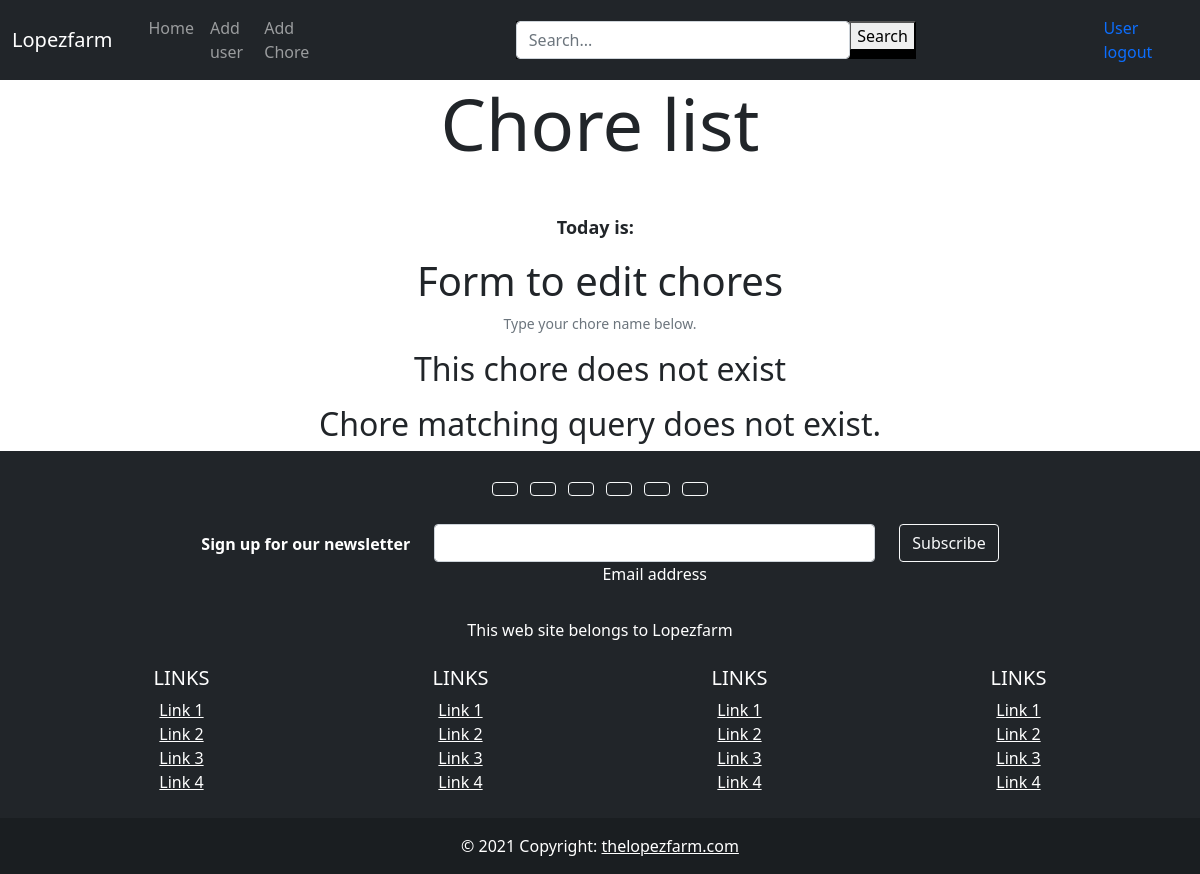
/editChore/52/ (signed in), run on an earlier commit of the app's database.
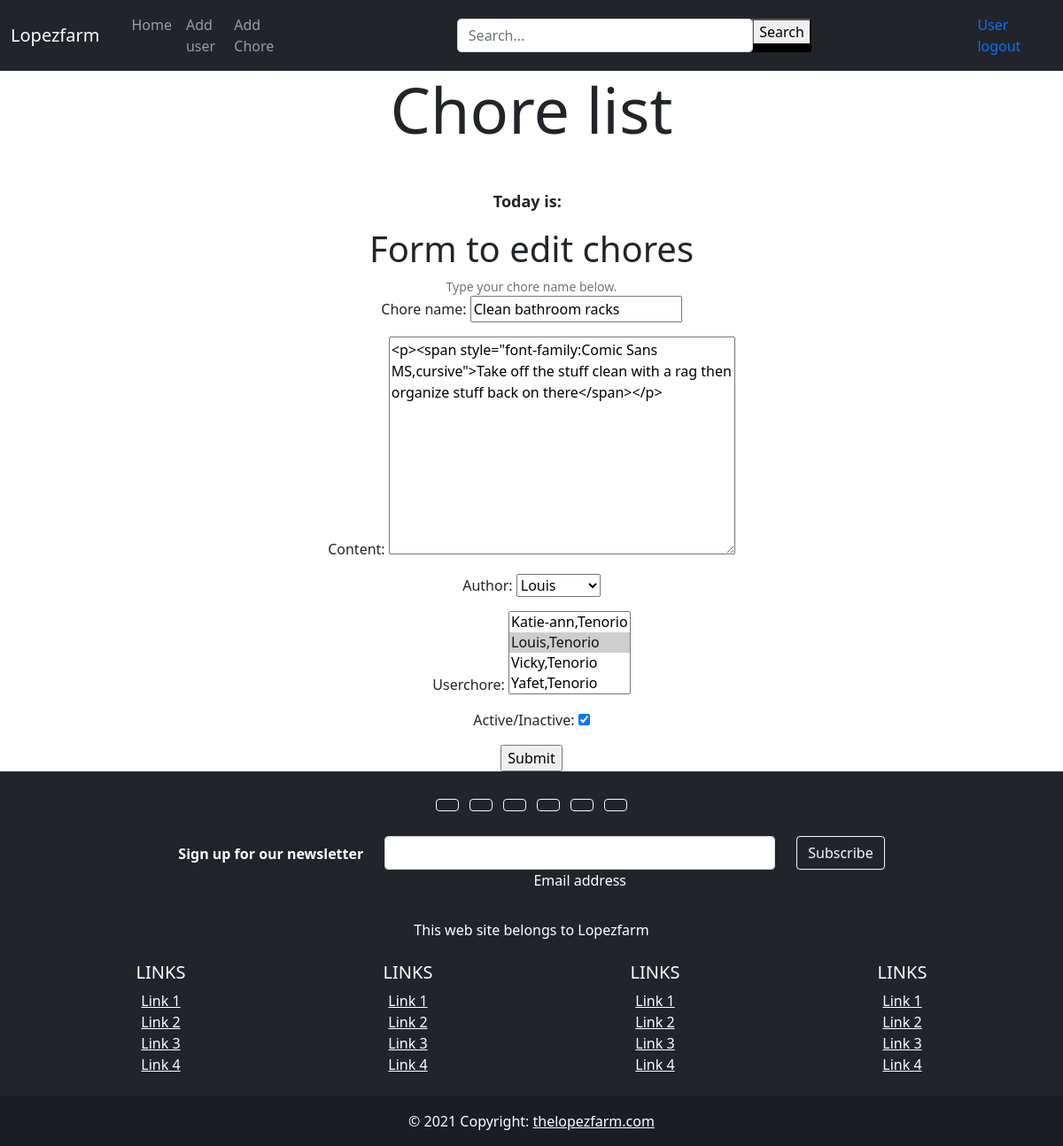
And on a later commit of the database.
### app/models.py (models this page shows, shortened)
class Chore(models.Model):
    id=models.AutoField(primary_key=True)
    name=models.CharField('Chore name', max_length=100, null=False, blank=False)
    content=RichTextField('Content', blank=True, null=True)
    imagen=models.ImageField(upload_to="app", null=False, blank=False)
    author=models.ForeignKey(User, on_delete=models.CASCADE)
    userchore=models.ManyToManyField(UserChore)
    created=models.DateTimeField('Created date', auto_now=False, auto_now_add=True)
    updated=models.DateTimeField('Updated date', auto_now=False, auto_now_add=True)
    state=models.BooleanField('Active/Inactive', default=True)
    start_task=models.DateTimeField(auto_now_add=False, auto_now=False, blank=True, null=True)
    class Meta:
        verbose_name='chore'
        verbose_name_plural='chores'
        ordering=['name']

class UserChore(models.Model):
    id=models.AutoField(primary_key=True)
    name=models.CharField('Username', max_length=50, null=False, blank=False)
    lastName=models.CharField(max_length=50, null=False, blank=False)
    email=models.EmailField('Email', blank=False, null=False)
    state=models.BooleanField('User', default=True)
    fecha_creacion=models.DateField('Fechad de Creacion', auto_now=False, auto_now_add=True)
    gener=models.CharField(max_length=10)
    class Meta:
        verbose_name='UserChore'
        verbose_name_plural='UserChores'
        ordering=['name']
    def __str__(self):
        return "{0},{1}".format(self.name, self.lastName)

### app/views.py (the view)
# urls.py: path("editChore/<int:id>/", views.editChore, name="editChore"),
@login_required(login_url=LOGIN_URL)
def editChore(request, id):
    chore_form=None
    error=None
    try:
        chore=Chore.objects.get(id=id)
        if request.method=='GET':
            chore_form=ChoreForm(instance=chore)
        else:
            chore_form=ChoreForm(request.POST, instance=chore)
            if chore_form.is_valid():
                chore_form.save()
            return redirect('home1')
    except ObjectDoesNotExist as e:
        error=e
    return render(request, 'app/edit_chore.html', {'form':chore_form, 'error':error})

### app/forms.py
class ChoreForm(forms.ModelForm):
    class Meta:
        model=Chore
        fields=['name', 'content', 'author', 'userchore', 'state']

### app/templates/app/edit_chore.html (shortened to what this page needs)
{% extends 'app/layout.html' %}
{% block content %}
<div class="container text-center">
    <h1>Form to edit chores</h1>
    <div id="emailHelp" class="form-text">Type your chore name below.</div>
    <form method="POST">
        {% if error %}
            <p><h2>This chore does not exist</h2></p>
            <h2>{{ error }}</h2>
        {% else %}
          <div class="mb-3">
            {{ form.as_p }}
          </div>
          <input type="submit" value="Submit">
        {% endif %}
      </form>
</div>
{% endblock %}

What changed in the data, as far as the page shows it:
added Chore: name "Clean bathroom racks", content "<p><span style=\"font-family:Comic Sans MS,cursive\">Take off the stuff clean with a rag then organize stuff back on there</span></p>", author "Louis", state "☑"
Also different on the page:
form field userchore: (not shown) → "Katie-ann,Tenorio / Louis,Tenorio ☑ / Vicky,Tenorio / Yafet,Tenorio"
form field value: (not shown) → "Submit"
{{ error }}: "Chore matching query does not exist." → (not shown)
text no longer shown: "This chore does not exist"
text now shown: "Chore name: Content: Author: Userchore: Active/Inactive:"
